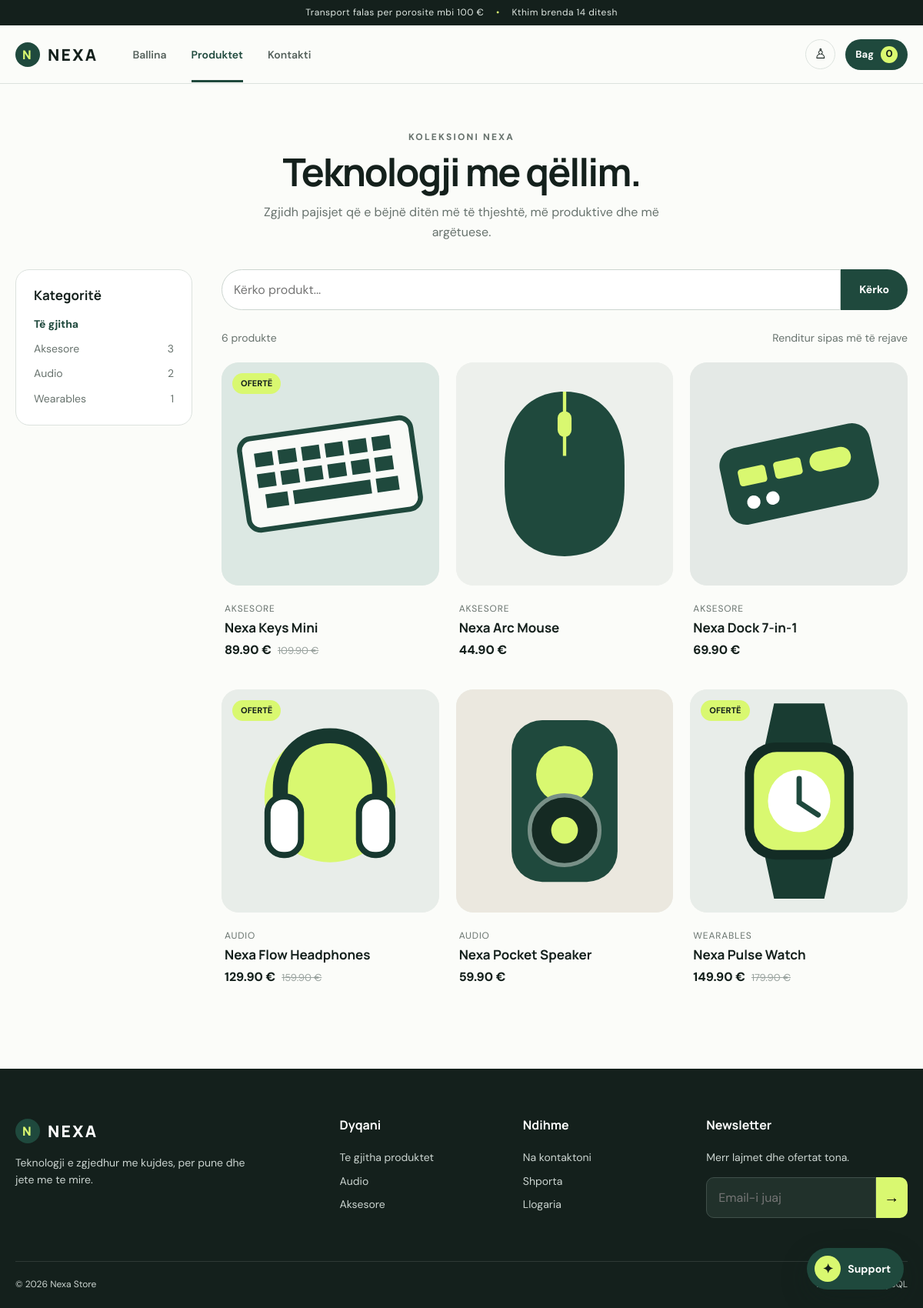
/products.php, run on the app's committed database.
### tables this page shows
CREATE TABLE categories (
  id INT UNSIGNED AUTO_INCREMENT PRIMARY KEY,
  name VARCHAR(80) NOT NULL UNIQUE
);

CREATE TABLE products (
  id INT UNSIGNED AUTO_INCREMENT PRIMARY KEY,
  category_id INT UNSIGNED NOT NULL,
  name VARCHAR(150) NOT NULL,
  description TEXT NOT NULL,
  price DECIMAL(10,2) NOT NULL,
  old_price DECIMAL(10,2) NULL,
  stock INT UNSIGNED NOT NULL DEFAULT 0,
  image VARCHAR(255) NULL,
  is_featured TINYINT(1) NOT NULL DEFAULT 0,
  is_active TINYINT(1) NOT NULL DEFAULT 1,
  created_at TIMESTAMP DEFAULT CURRENT_TIMESTAMP,
  CONSTRAINT fk_products_category FOREIGN KEY (category_id) REFERENCES categories(id)
);

### includes/functions.php (called while the page is built, shortened)
<?php
function e(?string $value): string
{
    return htmlspecialchars($value ?? '', ENT_QUOTES, 'UTF-8');
}
function url(string $path = ''): string
{
    $script = str_replace('\\', '/', dirname($_SERVER['SCRIPT_NAME'] ?? ''));
    $script = preg_replace('#/admin$#', '', $script);
    return rtrim($script, '/') . '/' . ltrim($path, '/');
}
function money(float $amount): string
{
    return number_format($amount, 2, '.', ',') . ' €';
}
function product_image(?string $image): string
{
    return url('uploads/' . rawurlencode(basename($image)));
}

### products.php (the view, shortened to what this page needs)
<?php
require_once __DIR__ . '/config/database.php';
require_once __DIR__ . '/includes/functions.php';
$categoryId = filter_input(INPUT_GET, 'category', FILTER_VALIDATE_INT) ?: 0;
$search = trim($_GET['search'] ?? '');
$categories = $db->query("SELECT c.*, COUNT(p.id) AS product_count FROM categories c LEFT JOIN products p ON p.category_id=c.id AND p.is_active=1 GROUP BY c.id ORDER BY c.name");
$sql = "SELECT p.*, c.name AS category_name FROM products p JOIN categories c ON c.id=p.category_id WHERE p.is_active=1";
$types = ''; $params = [];
$sql .= ' ORDER BY p.created_at DESC';
$stmt = $db->prepare($sql); if ($types) $stmt->bind_param($types, ...$params); $stmt->execute(); $products = $stmt->get_result();
require __DIR__ . '/includes/header.php';
?>
<section class="page-hero"><div class="container"><p class="eyebrow">Koleksioni Nexa</p><h1>Teknologji me qëllim.</h1><p>Zgjidh pajisjet që e bëjnë ditën më të thjeshtë, më produktive dhe më argëtuese.</p></div></section>
<div class="container shop-layout">
    <aside class="filters"><h3>Kategoritë</h3><div class="filter-list"><a class="<?= !$categoryId ? 'active':'' ?>" href="products.php">Të gjitha</a><?php while($cat=$categories->fetch_assoc()): ?><a class="<?= $categoryId===$cat['id']?'active':'' ?>" href="products.php?category=<?= (int)$cat['id'] ?>"><span><?= e($cat['name']) ?></span><span><?= (int)$cat['product_count'] ?></span></a><?php endwhile; ?></div></aside>
    <section><form class="search-form" method="get"><input type="search" name="search" value="<?= e($search) ?>" placeholder="Kërko produkt..."><?php if($categoryId): ?><input type="hidden" name="category" value="<?= $categoryId ?>"><?php endif; ?><button class="button button-dark">Kërko</button></form><div class="results-head"><span><?= $products->num_rows ?> produkte</span><span>Renditur sipas më të rejave</span></div><div class="product-grid">
    <?php while($product=$products->fetch_assoc()): ?><article class="product-card"><?php if($product['old_price']): ?><span class="badge">Ofertë</span><?php endif; ?><a class="product-image" href="product.php?id=<?= (int)$product['id'] ?>"><img src="<?= e(product_image($product['image'])) ?>" alt="<?= e($product['name']) ?>"></a><div class="product-info"><span class="product-category"><?= e($product['category_name']) ?></span><h3><a href="product.php?id=<?= (int)$product['id'] ?>"><?= e($product['name']) ?></a></h3><span class="price"><?= money((float)$product['price']) ?></span><?php if($product['old_price']): ?><span class="old-price"><?= money((float)$product['old_price']) ?></span><?php endif; ?></div></article><?php endwhile; ?>
    </div></section>
</div>
<?php require __DIR__ . '/includes/footer.php'; ?>

### assets/css/style.css (style rules this page uses)
:root { --ink:#14201c;--green:#1f493d;--lime:#d9f870;--cream:#f5f5ef;--white:#fff;--muted:#68736e;--line:#dce2de;--red:#b83c39;--radius:22px;--shadow:0 18px 55px rgba(20,32,28,.09) }
* { box-sizing:border-box }
html { scroll-behavior:smooth }
body { margin:0;color:var(--ink);background:#fbfcf9;font-family:"DM Sans",sans-serif;line-height:1.6 }
h1,h2,h3,h4 { margin-top:0;font-family:Manrope,sans-serif;line-height:1.12 }
a { color:inherit;text-decoration:none }
img { display:block;max-width:100% }
.container { width:min(1180px,calc(100% - 40px));margin:auto }
.eyebrow { margin:0 0 18px;color:#789086;font-size:12px;font-weight:800;letter-spacing:.18em;text-transform:uppercase }
.button { display:inline-flex;align-items:center;justify-content:center;gap:8px;min-height:48px;padding:0 23px;border:1px solid transparent;border-radius:30px;cursor:pointer;font:700 14px "DM Sans";transition:.2s }
.button-dark { background:var(--green);color:#fff }
.product-grid { display:grid;grid-template-columns:repeat(4,1fr);gap:22px }
.product-card { position:relative }
.product-image { height:290px;display:grid;place-items:center;overflow:hidden;border-radius:var(--radius);background:#f0f2ee }
.product-image img { width:100%;height:100%;object-fit:cover;transition:.35s }
.badge { position:absolute;z-index:2;top:14px;left:14px;padding:5px 11px;border-radius:20px;background:var(--lime);font-size:11px;font-weight:800;text-transform:uppercase }
.product-info { padding:16px 4px }
.product-category { color:var(--muted);font-size:12px;text-transform:uppercase;letter-spacing:.07em }
.product-info h3 { margin:4px 0 7px;font-size:17px }
.price { font-weight:800 }
.old-price { margin-left:8px;color:#9aa39f;text-decoration:line-through;font-size:13px }
.page-hero { padding:60px 0 35px;text-align:center }
.page-hero h1 { margin:7px 0 12px;font-size:50px;letter-spacing:-.04em }
.page-hero p { max-width:570px;margin:auto;color:var(--muted) }
.shop-layout { display:grid;grid-template-columns:230px 1fr;gap:38px;padding-bottom:90px }
.filters { position:sticky;top:120px;height:max-content;padding:23px;border:1px solid var(--line);border-radius:18px;background:#fff }
.filters h3 { font-size:17px }
.filter-list { display:flex;flex-direction:column;gap:10px }
.filter-list a { display:flex;justify-content:space-between;color:var(--muted);font-size:14px }
.filter-list a.active,.filter-list a:hover { color:var(--green);font-weight:700 }
.search-form { display:flex;margin-bottom:25px }
.search-form input { flex:1;border-radius:28px 0 0 28px }
.search-form button { border-radius:0 28px 28px 0 }
.results-head { display:flex;justify-content:space-between;margin-bottom:20px;color:var(--muted);font-size:14px }
.shop-layout .product-grid { grid-template-columns:repeat(3,1fr) }
input,textarea,select { width:100%;padding:13px 15px;border:1px solid #ccd5d0;border-radius:12px;background:white;color:var(--ink);font:inherit;outline:none }

### data on the page
categories: name "Aksesore", product_count "3"
categories: name "Audio", product_count "2"
categories: name "Wearables", product_count "1"
products: shows "OFERTË", image (picture), category.name "AKSESORE", name "Nexa Keys Mini", price "89.90 €", old_price "109.90 €"
products: image (picture), category.name "AKSESORE", name "Nexa Arc Mouse", price "44.90 €"
products: image (picture), category.name "AKSESORE", name "Nexa Dock 7-in-1", price "69.90 €"
products: shows "OFERTË", image (picture), category.name "AUDIO", name "Nexa Flow Headphones", price "129.90 €", old_price "159.90 €"
products: image (picture), category.name "AUDIO", name "Nexa Pocket Speaker", price "59.90 €"
products: shows "OFERTË", image (picture), category.name "WEARABLES", name "Nexa Pulse Watch", price "149.90 €", old_price "179.90 €"

### other printed values
cart_count() "0"
$products->num_rows "6"
